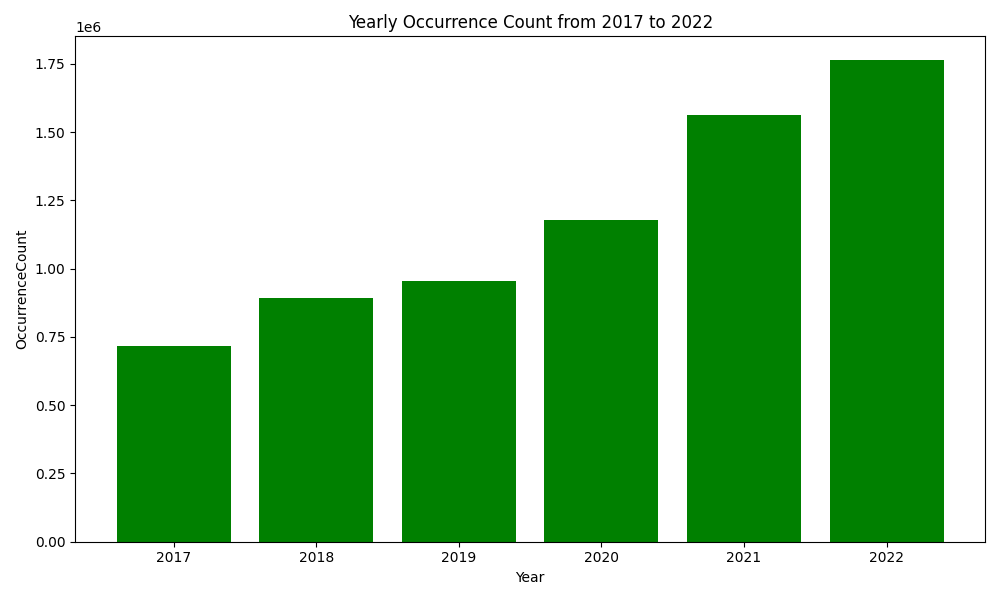

Reproduce this figure in Python.
import pandas as pd
import matplotlib.pyplot as plt

# Read the CSV file
df = pd.read_csv("MonthlyAccident.csv")

# Convert 'YearMonth' to datetime format for proper sorting
df['YearMonth'] = pd.to_datetime(df['YearMonth'])

# Extract year from 'YearMonth'
df['Year'] = df['YearMonth'].dt.year

# Filter data for the required years (2017 to 2022)
filtered_df = df[(df['Year'] >= 2017) & (df['Year'] <= 2022)]

# Group by 'Year' and sum the 'OccurrenceCount'
yearly_occurrence = filtered_df.groupby('Year')['OccurrenceCount'].sum().reset_index()

# Plotting the bar graph
plt.figure(figsize=(10, 6))
plt.bar(yearly_occurrence['Year'], yearly_occurrence['OccurrenceCount'], color='green')
plt.xlabel('Year')
plt.ylabel('OccurrenceCount')
plt.title('Yearly Occurrence Count from 2017 to 2022')
plt.xticks(yearly_occurrence['Year'])
plt.tight_layout()
plt.show()

# Display the tabulated data
print("Yearly Occurrence Count:")
print(yearly_occurrence)
